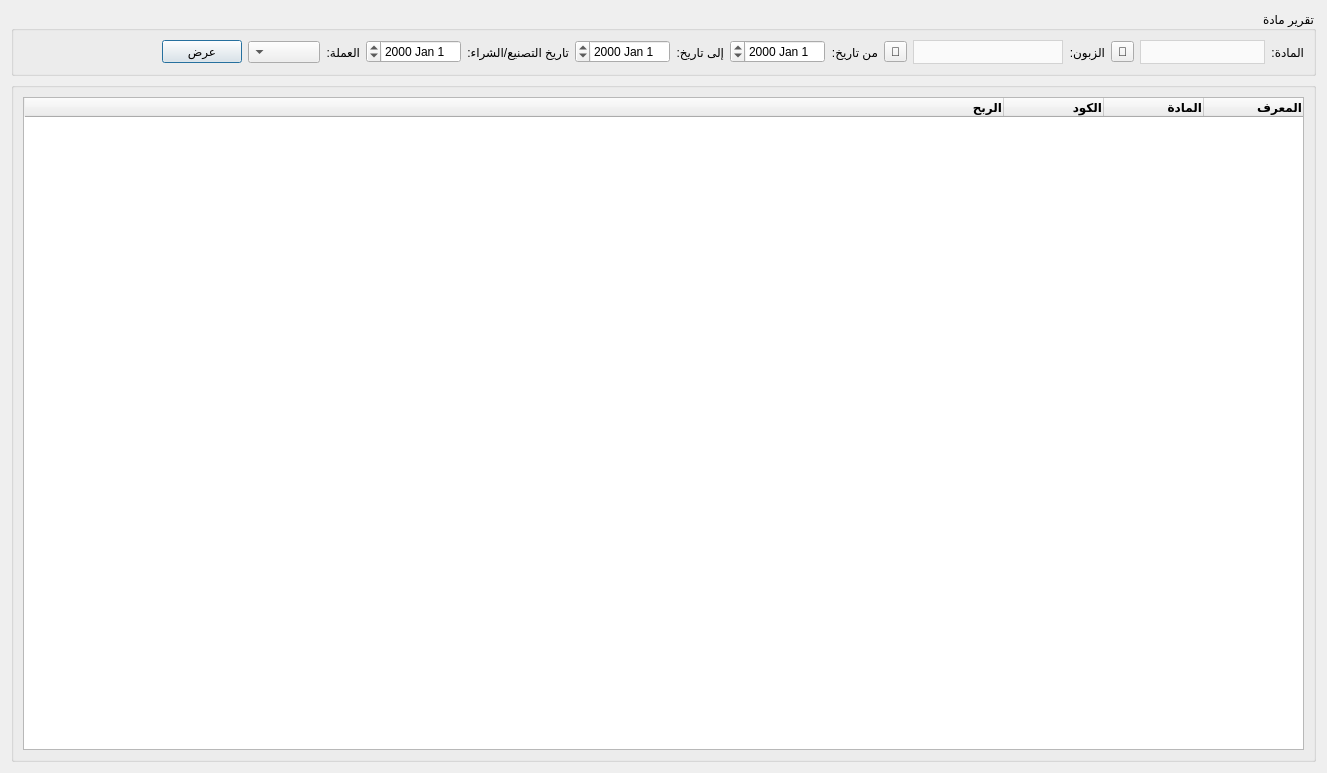
<?xml version="1.0" encoding="UTF-8"?>
<ui version="4.0">
 <class>SalesReport</class>
 <widget class="QDialog" name="SalesReport">
  <property name="windowModality">
   <enum>Qt::WindowModal</enum>
  </property>
  <property name="geometry">
   <rect>
    <x>0</x>
    <y>0</y>
    <width>1327</width>
    <height>773</height>
   </rect>
  </property>
  <property name="windowTitle">
   <string>تقرير مبيع</string>
  </property>
  <property name="windowIcon">
   <iconset>
    <normaloff>graphics/icon.xpm</normaloff>graphics/icon.xpm</iconset>
  </property>
  <property name="modal">
   <bool>true</bool>
  </property>
  <layout class="QGridLayout" name="gridLayout">
   <item row="1" column="0" colspan="2">
    <widget class="QGroupBox" name="groupBox_3">
     <property name="maximumSize">
      <size>
       <width>16777215</width>
       <height>1000</height>
      </size>
     </property>
     <property name="layoutDirection">
      <enum>Qt::RightToLeft</enum>
     </property>
     <property name="title">
      <string/>
     </property>
     <layout class="QGridLayout" name="gridLayout_3">
      <item row="0" column="0">
       <widget class="QTableWidget" name="sales_table">
        <attribute name="horizontalHeaderStretchLastSection">
         <bool>true</bool>
        </attribute>
        <column>
         <property name="text">
          <string>المعرف</string>
         </property>
         <property name="font">
          <font>
           <weight>75</weight>
           <bold>true</bold>
          </font>
         </property>
         <property name="textAlignment">
          <set>AlignTrailing|AlignVCenter</set>
         </property>
        </column>
        <column>
         <property name="text">
          <string>المادة</string>
         </property>
         <property name="font">
          <font>
           <weight>75</weight>
           <bold>true</bold>
          </font>
         </property>
         <property name="textAlignment">
          <set>AlignTrailing|AlignVCenter</set>
         </property>
        </column>
        <column>
         <property name="text">
          <string>الكود</string>
         </property>
         <property name="font">
          <font>
           <weight>75</weight>
           <bold>true</bold>
          </font>
         </property>
         <property name="textAlignment">
          <set>AlignTrailing|AlignVCenter</set>
         </property>
        </column>
        <column>
         <property name="text">
          <string>الربح</string>
         </property>
         <property name="font">
          <font>
           <weight>75</weight>
           <bold>true</bold>
          </font>
         </property>
         <property name="textAlignment">
          <set>AlignTrailing|AlignVCenter</set>
         </property>
        </column>
       </widget>
      </item>
     </layout>
    </widget>
   </item>
   <item row="0" column="0" colspan="2">
    <widget class="QGroupBox" name="groupBox">
     <property name="maximumSize">
      <size>
       <width>16777215</width>
       <height>16777215</height>
      </size>
     </property>
     <property name="layoutDirection">
      <enum>Qt::RightToLeft</enum>
     </property>
     <property name="title">
      <string>تقرير مادة</string>
     </property>
     <layout class="QGridLayout" name="gridLayout_2">
      <item row="0" column="13">
       <widget class="QComboBox" name="currency_combobox"/>
      </item>
      <item row="0" column="11">
       <widget class="QDateEdit" name="buy_manufacture_date"/>
      </item>
      <item row="0" column="12">
       <widget class="QLabel" name="label_12">
        <property name="text">
         <string>العملة:</string>
        </property>
       </widget>
      </item>
      <item row="0" column="3">
       <widget class="QLabel" name="label_10">
        <property name="maximumSize">
         <size>
          <width>16777215</width>
          <height>16777215</height>
         </size>
        </property>
        <property name="text">
         <string>الزبون:</string>
        </property>
       </widget>
      </item>
      <item row="0" column="8">
       <widget class="QLabel" name="label_3">
        <property name="maximumSize">
         <size>
          <width>16777215</width>
          <height>16777215</height>
         </size>
        </property>
        <property name="text">
         <string>إلى تاريخ:</string>
        </property>
       </widget>
      </item>
      <item row="0" column="1">
       <widget class="QComboBox" name="materials_combobox">
        <property name="minimumSize">
         <size>
          <width>125</width>
          <height>0</height>
         </size>
        </property>
        <property name="styleSheet">
         <string notr="true">QComboBox {
        background-color: #fafafa;
        border: 1px solid lightgrey;		
		height: 22px;
		color: black;
    }
    QComboBox::drop-down {
        border: none;
    }</string>
        </property>
       </widget>
      </item>
      <item row="0" column="2">
       <widget class="QToolButton" name="select_material_btn">
        <property name="text">
         <string>🔎</string>
        </property>
       </widget>
      </item>
      <item row="0" column="9">
       <widget class="QDateEdit" name="to_date_input"/>
      </item>
      <item row="0" column="6">
       <widget class="QLabel" name="label_2">
        <property name="maximumSize">
         <size>
          <width>16777215</width>
          <height>16777215</height>
         </size>
        </property>
        <property name="text">
         <string>من تاريخ:</string>
        </property>
       </widget>
      </item>
      <item row="0" column="0">
       <widget class="QLabel" name="label">
        <property name="maximumSize">
         <size>
          <width>16777215</width>
          <height>16777215</height>
         </size>
        </property>
        <property name="text">
         <string>المادة:</string>
        </property>
       </widget>
      </item>
      <item row="0" column="4">
       <widget class="QComboBox" name="clients_combobox">
        <property name="enabled">
         <bool>false</bool>
        </property>
        <property name="minimumSize">
         <size>
          <width>150</width>
          <height>0</height>
         </size>
        </property>
        <property name="styleSheet">
         <string notr="true">QComboBox {
        background-color: #fafafa;
        border: 1px solid lightgrey;		
		height: 22px;
		color: black;
    }
    QComboBox::drop-down {
        border: none;
    }</string>
        </property>
       </widget>
      </item>
      <item row="0" column="14">
       <widget class="QPushButton" name="calc_btn">
        <property name="text">
         <string>عرض</string>
        </property>
       </widget>
      </item>
      <item row="0" column="7">
       <widget class="QDateEdit" name="from_date_input"/>
      </item>
      <item row="0" column="5">
       <widget class="QToolButton" name="select_client_btn">
        <property name="text">
         <string>🔎</string>
        </property>
       </widget>
      </item>
      <item row="0" column="10">
       <widget class="QLabel" name="label_9">
        <property name="maximumSize">
         <size>
          <width>16777215</width>
          <height>16777215</height>
         </size>
        </property>
        <property name="text">
         <string>تاريخ التصنيع/الشراء:</string>
        </property>
       </widget>
      </item>
      <item row="0" column="15">
       <spacer name="horizontalSpacer_6">
        <property name="orientation">
         <enum>Qt::Horizontal</enum>
        </property>
        <property name="sizeHint" stdset="0">
         <size>
          <width>40</width>
          <height>20</height>
         </size>
        </property>
       </spacer>
      </item>
     </layout>
    </widget>
   </item>
  </layout>
 </widget>
 <resources/>
 <connections/>
</ui>
